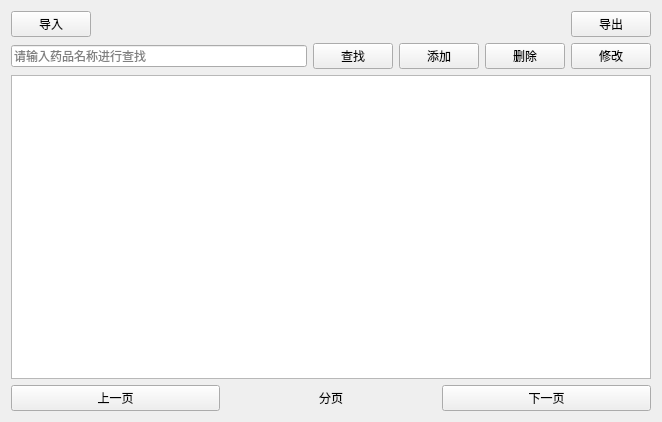
<?xml version="1.0" encoding="UTF-8"?>
<ui version="4.0">
 <class>MedicineView</class>
 <widget class="QWidget" name="MedicineView">
  <property name="geometry">
   <rect>
    <x>0</x>
    <y>0</y>
    <width>662</width>
    <height>422</height>
   </rect>
  </property>
  <property name="windowTitle">
   <string>medicine</string>
  </property>
  <property name="styleSheet">
   <string notr="true">QMessageBox {
                         color: #8B0000;
                          font: 12pt 'Arial';
                         }</string>
  </property>
  <layout class="QVBoxLayout" name="verticalLayout">
   <item>
    <layout class="QHBoxLayout" name="horizontalLayout_2">
     <item>
      <widget class="QPushButton" name="btImport">
       <property name="text">
        <string>导入</string>
       </property>
      </widget>
     </item>
     <item>
      <spacer name="horizontalSpacer">
       <property name="orientation">
        <enum>Qt::Orientation::Horizontal</enum>
       </property>
       <property name="sizeHint" stdset="0">
        <size>
         <width>40</width>
         <height>20</height>
        </size>
       </property>
      </spacer>
     </item>
     <item>
      <widget class="QPushButton" name="btExport">
       <property name="text">
        <string>导出</string>
       </property>
      </widget>
     </item>
    </layout>
   </item>
   <item>
    <layout class="QHBoxLayout" name="horizontalLayout">
     <item>
      <widget class="QLineEdit" name="txtSearch">
       <property name="placeholderText">
        <string>请输入药品名称进行查找</string>
       </property>
      </widget>
     </item>
     <item>
      <widget class="QPushButton" name="btSearch">
       <property name="text">
        <string>查找</string>
       </property>
       <property name="icon">
        <iconset resource="lab3.qrc">
         <normaloff>:/image/search.png</normaloff>:/image/search.png</iconset>
       </property>
      </widget>
     </item>
     <item>
      <widget class="QPushButton" name="btAdd">
       <property name="text">
        <string>添加</string>
       </property>
       <property name="icon">
        <iconset resource="lab3.qrc">
         <normaloff>:/image/new.png</normaloff>:/image/new.png</iconset>
       </property>
      </widget>
     </item>
     <item>
      <widget class="QPushButton" name="btDelet">
       <property name="text">
        <string>删除</string>
       </property>
       <property name="icon">
        <iconset resource="lab3.qrc">
         <normaloff>:/image/delet.png</normaloff>:/image/delet.png</iconset>
       </property>
      </widget>
     </item>
     <item>
      <widget class="QPushButton" name="btEdit">
       <property name="text">
        <string>修改</string>
       </property>
       <property name="icon">
        <iconset resource="lab3.qrc">
         <normaloff>:/image/edit.png</normaloff>:/image/edit.png</iconset>
       </property>
      </widget>
     </item>
    </layout>
   </item>
   <item>
    <widget class="QTableView" name="tableView"/>
   </item>
   <item>
    <layout class="QHBoxLayout" name="horizontalLayout_3">
     <item>
      <widget class="QPushButton" name="btnPrevious">
       <property name="text">
        <string>上一页</string>
       </property>
      </widget>
     </item>
     <item>
      <widget class="QLabel" name="lblPageInfo">
       <property name="text">
        <string>分页</string>
       </property>
       <property name="textFormat">
        <enum>Qt::TextFormat::AutoText</enum>
       </property>
       <property name="alignment">
        <set>Qt::AlignmentFlag::AlignCenter</set>
       </property>
      </widget>
     </item>
     <item>
      <widget class="QPushButton" name="btnNext">
       <property name="text">
        <string>下一页</string>
       </property>
      </widget>
     </item>
    </layout>
   </item>
  </layout>
 </widget>
 <resources>
  <include location="lab3.qrc"/>
 </resources>
 <connections/>
</ui>
